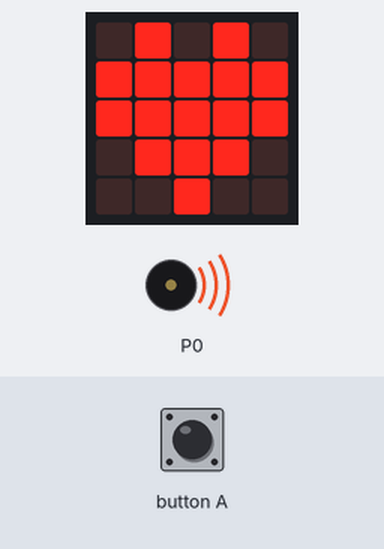
A program run on a simulated BBC micro:bit running MicroPython. On the bench: the board's 5×5 LED display, buzzer (waves = sounding).

Above: at 0.24 s.
At 16.0 s:
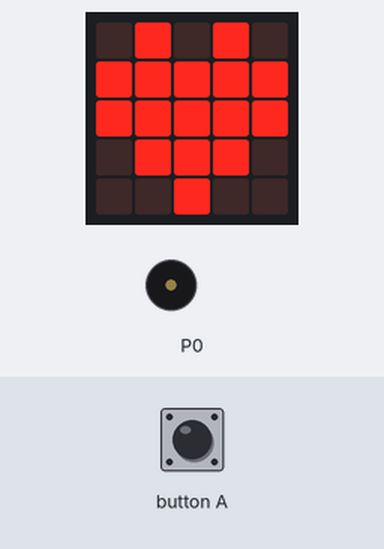
Timing chart, 0 to 17.5 s (numbered marks = the images above):
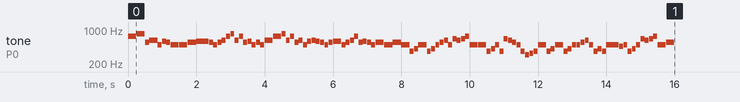

Measured:
- by itself, tone on P0: plays 740 Hz for 0.24 s, 831 Hz for 0.24 s, 554 Hz for 0.12 s, 622 Hz for 0.24 s, 494 Hz for 0.12 s, 587 Hz for 0.12 s … (106 notes in this stretch)

The program:

click.py
```python
import music
from microbit import *

def check_click():
    while not button_a.is_pressed():
        sleep(1)
    while button_a.is_pressed():
        sleep(1)

while True:
    display.show(Image.HEART)
    music.play(music.NYAN)
    check_click()

    display.show(Image.CHESSBOARD)
    music.play(music.FUNK)
    check_click()

    display.show(Image.SILLY)
    music.play(music.BADDY)
    check_click()

    
```
